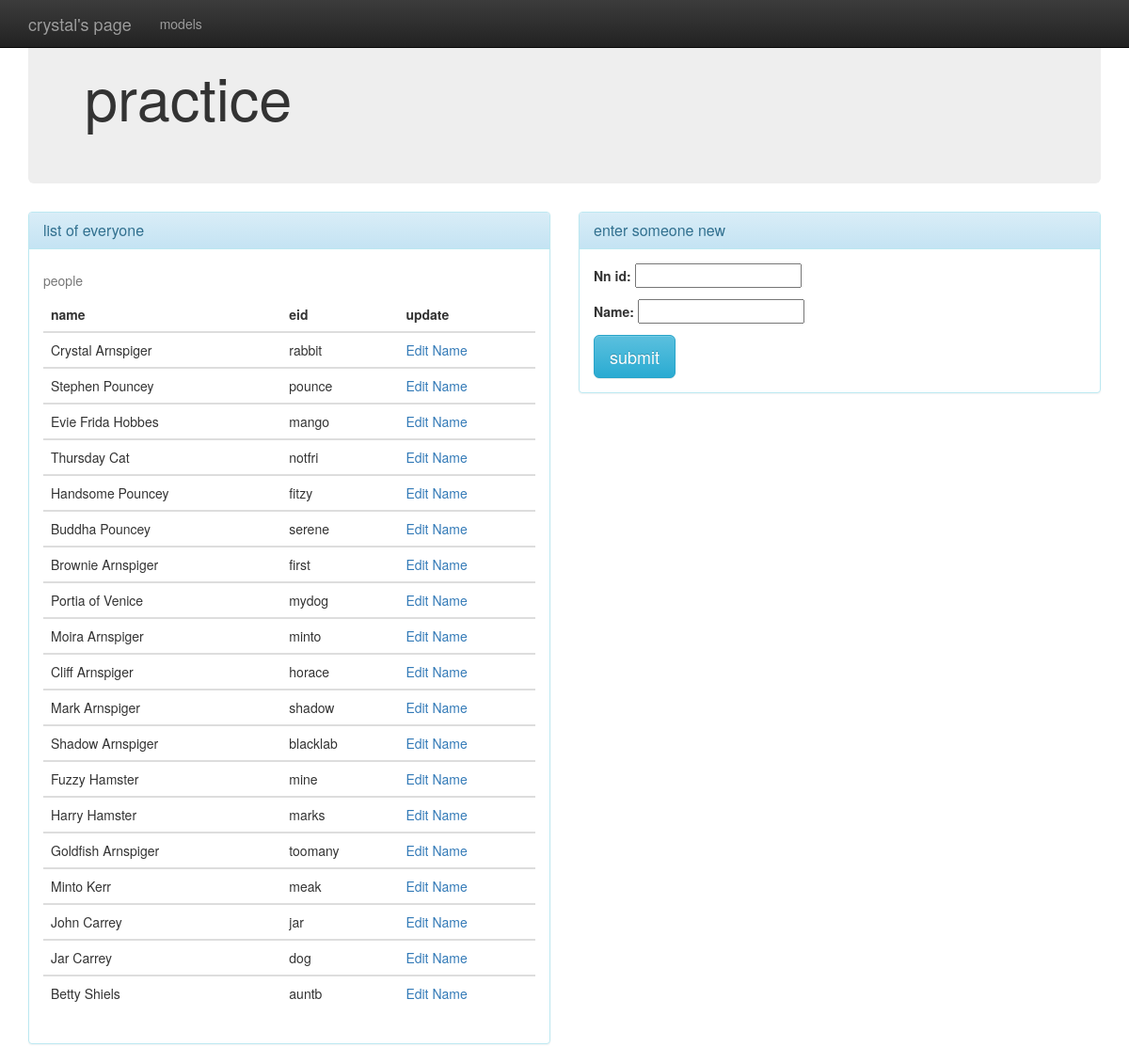
Before: /number_one/ with the older database file.
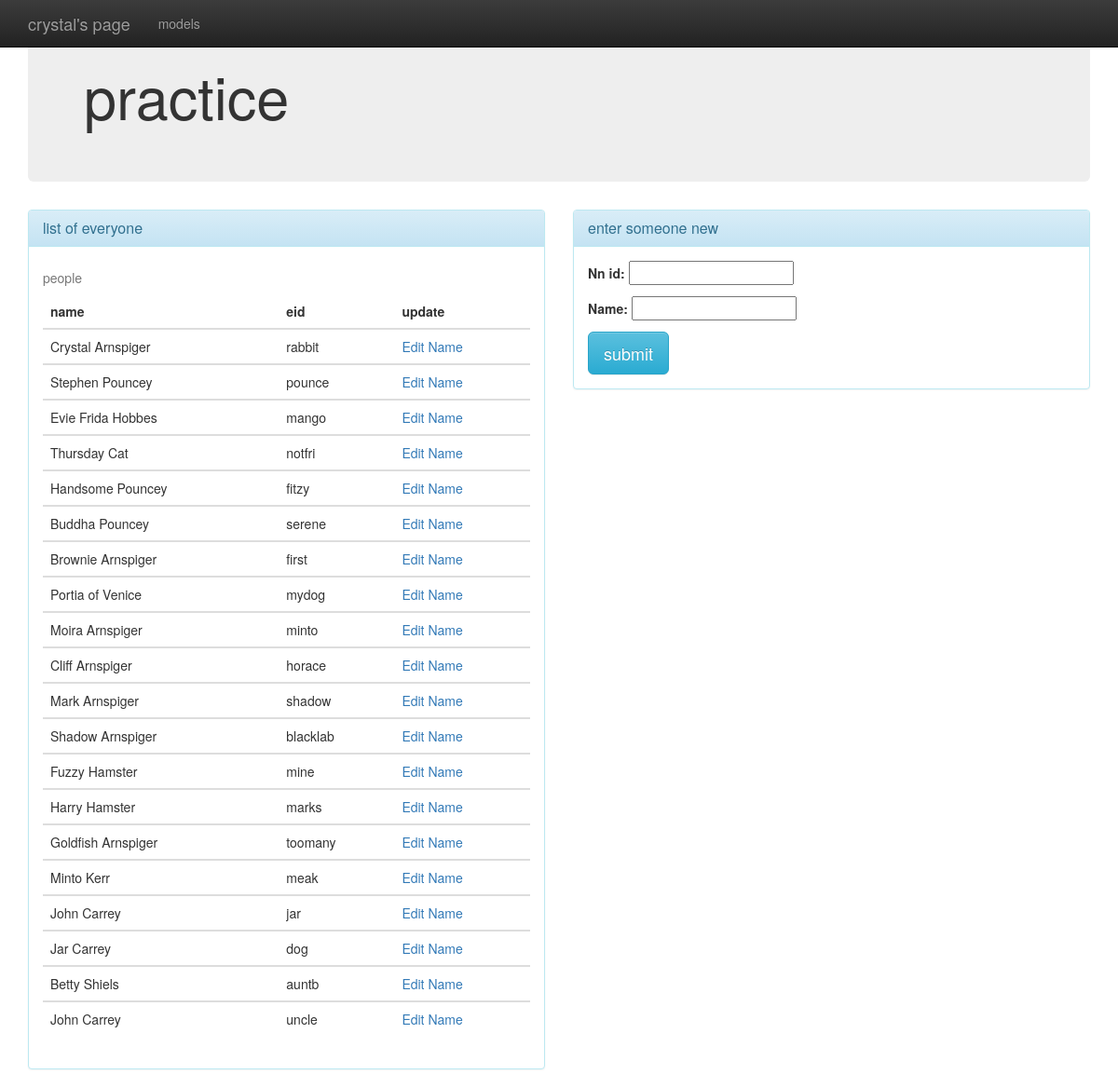
After: the same page with the newer database file.
### number_one/models.py (models this page shows, shortened)
class Person(models.Model):
    nn_id = models.CharField(unique=True, max_length=8)
    name = models.CharField(max_length=100)

### number_one/utilities.py (the view)
    def inner_function(request, **additional):
        try:
            return decorated_function(request, **additional)
        except Exception:
            msg = ('I lost it.')
            context = {'exception_message': msg,
                       'document_title': 'Error Page'}
            return render_to_response('number_one/error.html', context)

### number_one/utilities.py (called while the page is built)
def audit_error(decorated_function):
    def inner_function(request, **additional):
        try:
            return decorated_function(request, **additional)
        except Exception:
            msg = ('I lost it.')
            context = {'exception_message': msg,
                       'document_title': 'Error Page'}
            return render_to_response('number_one/error.html', context)
    return inner_function

### number_one/views.py (called while the page is built)
@utilities.audit_error
def models_practice(request):
    greeting = 'practice'
    manage_people = forms.PersonForm
    context = {
        'greeting': greeting,
        'manage_people': manage_people,
    }
    people = models.Person.objects.all()
    context['people'] = people
    return render(request, 'number_one/models_practice.html', context)

### number_one/templates/number_one/models_practice.html (shortened to what this page needs)
{% extends 'number_one/my_base.html' %}
{% block content %}
<div class="row">
    <div class="col-sm-6">
        <div class="panel panel-info">
            <div class="panel-heading">
                <h2 class="panel-title">list of everyone</h2>
            </div>
            <div class="panel-body">
                <table class="table" summary="People saved to the practice model called People.">
                    <caption>people</caption>
                    <thead>
                    <tr>
                        <th>name</th>
                        <th>eid</th>
                        <th>update</th>
                    </tr>
                    </thead>
                    {%  for person in people  %}
                        <tbody>
                        <tr>
                            <td>{{ person.name }}</td>
                            <td>{{ person.nn_id }}</td>
                            <td><a href="{% url 'models_practice:enter_update' id=person.nn_id %}">
                                Edit Name
                            </a></td>
                        </tr>
                        </tbody>
                    {% endfor %}
                </table>
            </div>
        </div>
    </div>
    <div class="col-sm-6">
        <div class="panel panel-info">
            <div class="panel-heading">
                <h2 class="panel-title">enter someone new</h2>
            </div>
            <div class="panel-body">
                <form action="{% url 'models_practice:new_person' %}" method="post">
                    {{ manage_people.as_p }}
                    <button type="submit" class="btn btn-lg btn-info">submit</button>
                </form>
            </div>
        </div>
    </div>
</div>
{% endblock %}

Changed rows visible on the page:
added Person: name "John Carrey", nn_id "uncle"
